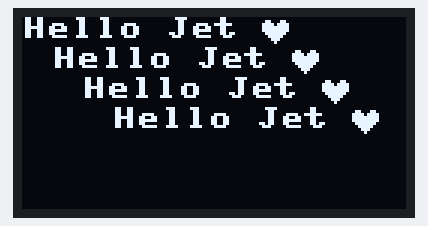
A program run on a simulated Raspberry Pi Pico running MicroPython. On the bench: 128×64 one-colour display. Library files of the repository ran but are not shown: ssd1306.py. At 0.0 s the program stops and its outputs stay as they are.

Above: at 0.1 s.

The program:

heartSPI.py
```python
import machine
import ssd1306

spi_sck=machine.Pin(2)
spi_tx=machine.Pin(3)

spi=machine.SPI(0,baudrate=100000,sck=spi_sck, mosi=spi_tx)

CS = machine.Pin(1)
DC = machine.Pin(4)
RES = machine.Pin(5)

oled = ssd1306.SSD1306_SPI(128, 64, spi, DC, RES, CS)

ICON = [
    [ 0, 0, 0, 0, 0, 0, 0, 0, 0],
    [ 0, 1, 1, 0, 0, 0, 1, 1, 0],
    [ 1, 1, 1, 1, 0, 1, 1, 1, 1],
    [ 1, 1, 1, 1, 1, 1, 1, 1, 1],
    [ 1, 1, 1, 1, 1, 1, 1, 1, 1],
    [ 0, 1, 1, 1, 1, 1, 1, 1, 0],
    [ 0, 0, 1, 1, 1, 1, 1, 0, 0],
    [ 0, 0, 0, 1, 1, 1, 0, 0, 0],
    [ 0, 0, 0, 0, 1, 0, 0, 0, 0],
]

oled.fill(0) # Clear the display
for y, row in enumerate(ICON):
    for x, c in enumerate(row):
        oled.pixel(x + 80, y, c)

oled.text ('Hello Jet', 0, 0, 1)
oled.show()

# .scroll(x, y)
oled.scroll(10, 10)
oled.show()

oled.scroll(20, 20)
oled.show()
```
